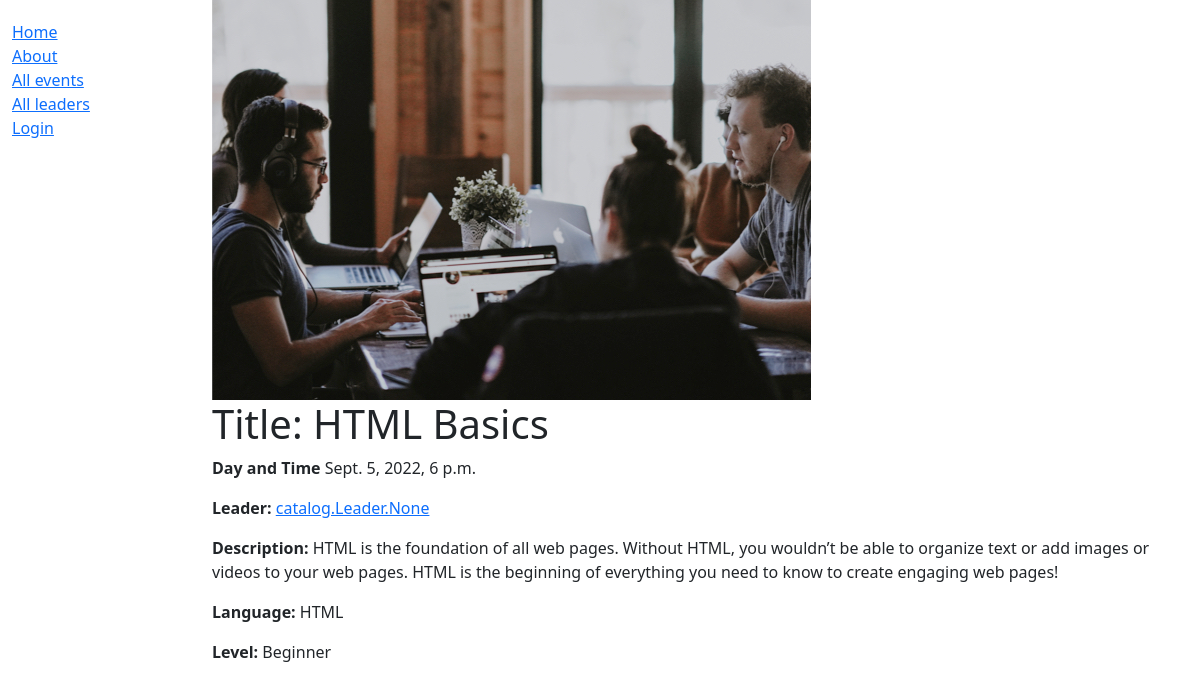
The page /catalog/event/1 on the database its author committed.
### catalog/models.py (models this page shows, shortened)
class Event(models.Model):
    id = models.AutoField(auto_created=True,
                          primary_key=True,
                          serialize=False,
                          verbose_name='ID')
    title = models.CharField(max_length=200)
    date = models.DateTimeField(blank=True)
    attendees = models.IntegerField(default=20)
    description = models.TextField(max_length=1000,
                                   help_text='Enter a brief description of tevent')
    level = models.ManyToManyField(Level,
                                   help_text='Select a level for this event')
    language = models.ManyToManyField(Language,
                                      help_text='Select a language for this event')
    image = models.ImageField(upload_to='static/img/')

class Language(models.Model):
    language_type = models.CharField(max_length=200,
                                     help_text='Enter Language (HTML, CSS, '
                                               'JavaScript, Data, API)')
    def __str__(self):
        return self.language_type

class Level(models.Model):
    level_type = models.CharField(max_length=200,
                                  help_text='Enter Level (Beginner, All, Specialized)')
    def __str__(self):
        return self.level_type

### catalog/views.py (the view)
# urls.py: path('event/<int:pk>', views.EventDetailView.as_view(), name='event-detail'),
class EventDetailView(generic.DetailView):
    template_name = "event_detail.html"
    model = Event

### catalog/templates/event_detail.html
{% extends "base_generic.html" %}
{% block content %}
  <img src={{ event.image.url }}>
  <h1>Title: {{ event.title }}</h1>
  <p><strong>Day and Time</strong> {{ event.date }}</p>
  <p><strong>Leader:</strong> <a href="{{ leader.get_absolute_url }}">{{ event.leader }}</a></p>
  <p><strong>Description:</strong> {{ event.description }}</p>
  <p><strong>Language:</strong> {{ event.language.all|join:", " }}</p>
  <p><strong>Level:</strong> {{ event.level.all|join:", " }}</p>
{% endblock %}

### rows shown on the page
Event: image (picture), title "HTML Basics", date "Sept. 5, 2022, 6 p.m.", leader "catalog.Leader.None", description "HTML is the foundation of all web pages. Without HTML, you wouldn’t be able to organize text or add images or videos to your web pages. HTML is the beginning of everything you need to know to create engaging web pages!", language.all "HTML", level.all "Beginner"
